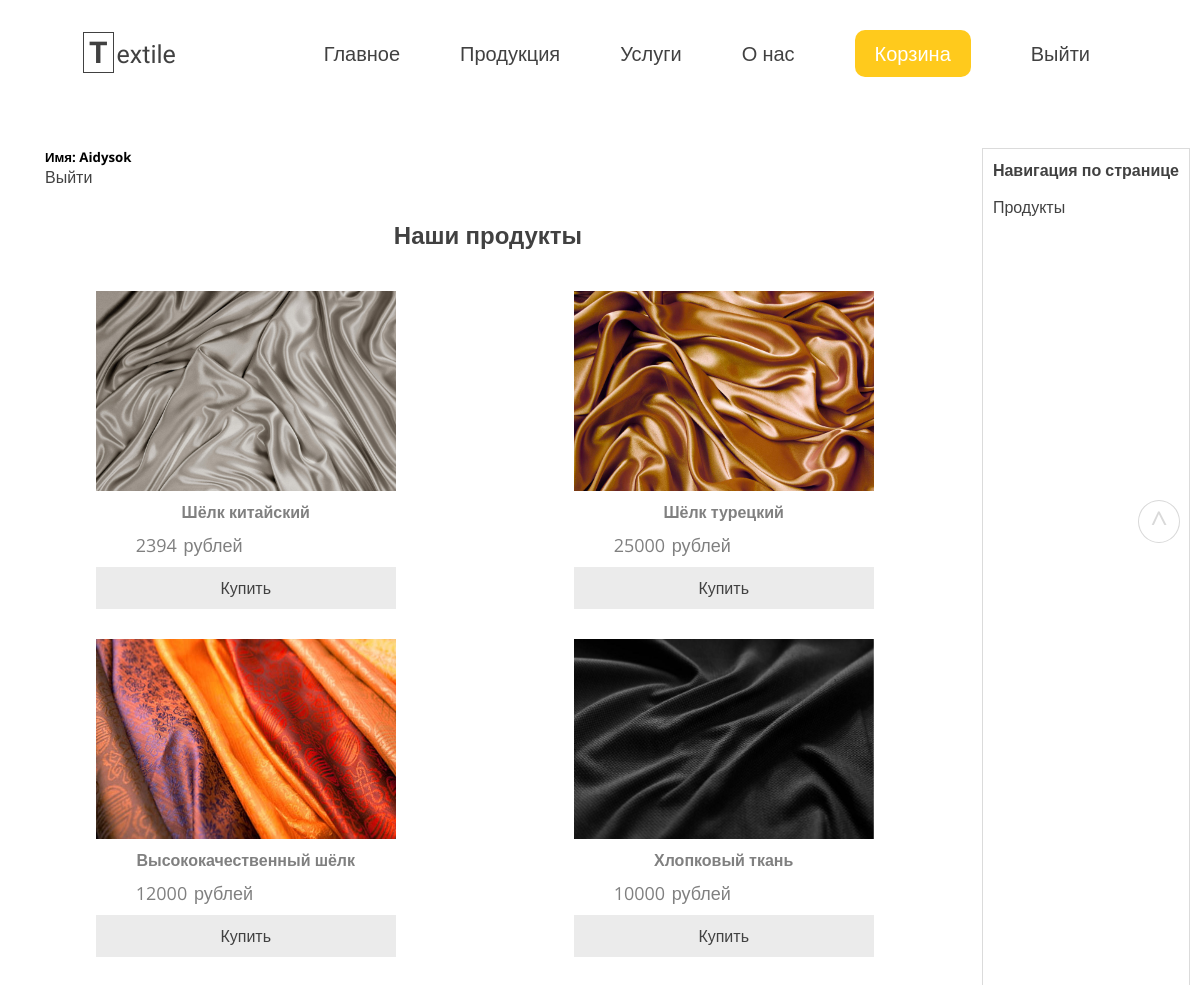
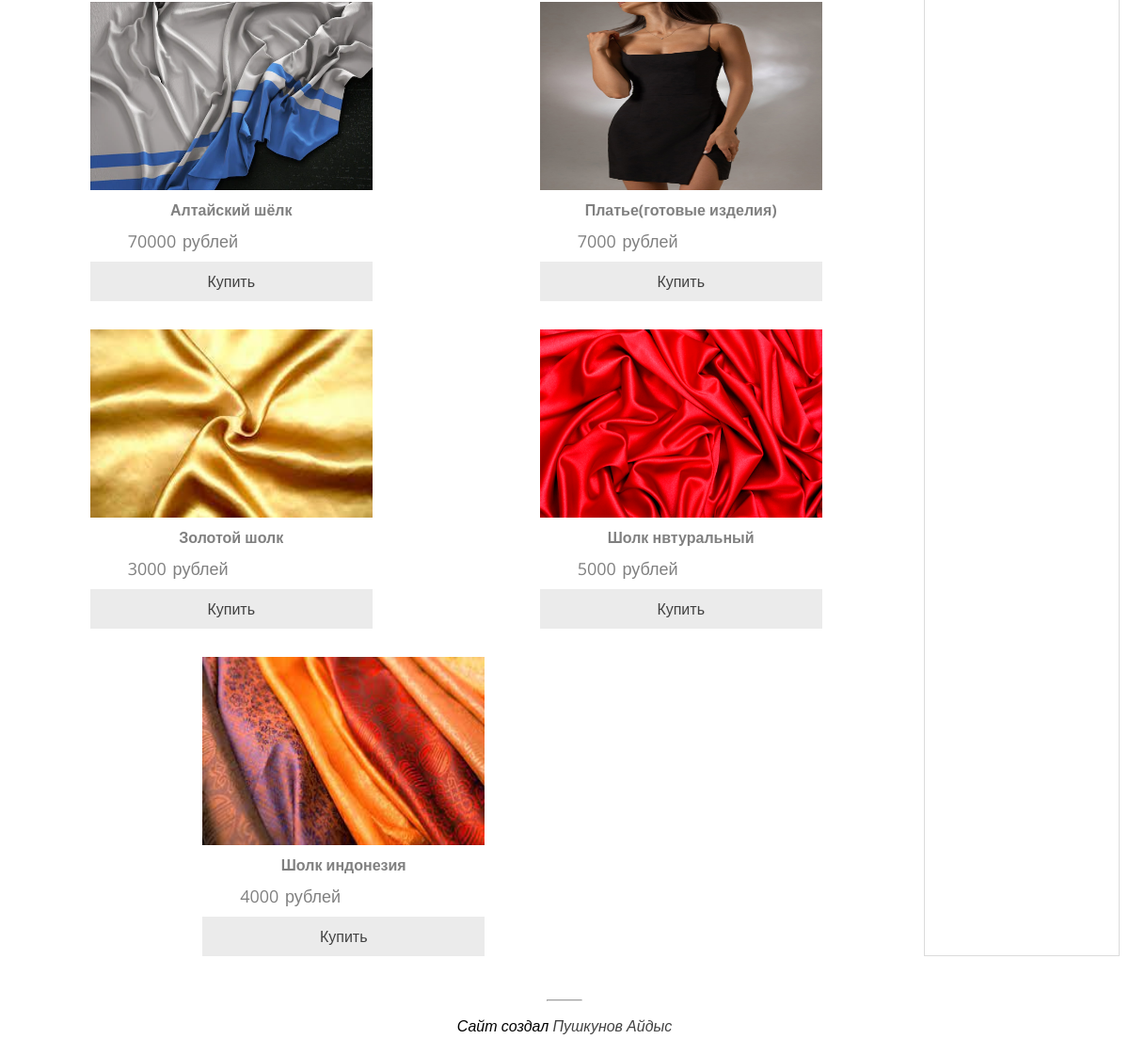
Page /site-pages/products.php (signed in) on the committed database (2 pictures, top to bottom).
### tables this page shows
CREATE TABLE `products` (
  `id` int NOT NULL AUTO_INCREMENT,
  `image` varchar(255) DEFAULT NULL,
  `title` varchar(255) DEFAULT NULL,
  `price` varchar(255) DEFAULT NULL,
  PRIMARY KEY (`id`)
);

### site-pages/products.php (the view, shortened to what this page needs)
<?php
    include "../includes/db.php";
?>
<!DOCTYPE html>
<html lang="ru">
<head>
    <link rel="stylesheet" href="../style/style.css">
    <link rel="stylesheet" href="../style/main.css">
    <link rel="stylesheet" href="../style/navigation.css">
    <link rel="stylesheet" type="text/css" href="../style/product-block.css">
    <link rel="stylesheet" type="text/css" href="../style/profile.css">
</head>
<body>
    <div id="header" class="container">
        <header>
            <nav scrolling="no">
                <div class="menu" scrolling="no">
                    <div class="logo">
                        <a href="index.html ">
                            <div class="text">
                                <b>T</b><span>extile</span>
                            </div>
                        </a>
                    </div>
                    <div class="menu-items" scrolling="no">
                        <ul>
                            <li><a href="./profile.php">Главное</a></li>
                            <li><a href="./products.php">Продукция</a></li>
                            <li><a href="./services.php">Услуги</a></li>
                            <li><a href="./about.php">О нас</a></li>
                            <li><a href="./basket.php?productid=false&userid=false" class="basket" id="basket-user">Корзина</a></li>
                            <li><a href="./logout.php">Выйти</a></li>
                        </ul>
                    </div>
                </div>
            </nav>
        </header>
        <article>
                <div class="user-name">
                    <h5>Имя: <?php echo($_SESSION['user_name']); ?></h5>
                    <a href="./logout.php">Выйти</a>
                </div>
            <div class="content-article-products">
            <h1 id="part3">Наши продукты</h1>
            <div class="content-article">
            <?php
                $query = "SELECT * from `products`";
                $result = mysqli_query($conn, $query);
                while ($products = mysqli_fetch_assoc($result))  {
                    echo('
                        <div class="article-header-2">
                            <div class="article-text">
                                <div class="block-products">
                                    <div class="image-block-products">
                                        <img src="../includes/' . $products["image"] . '" class="image-products">
                                    </div>
                                <div class="information-products">
                                    <h4 class="title-product">' . $products["title"] . '</h4>
                                    <p class="price-product">' . $products["price"] . ' рублей</p>
                                    <a href="./basket.php?productid=' . $products["id"] . '&userid=' . $_SESSION['user_id'] . '"><div  class="button-buy">Купить</div></a>
                                </div>
                            </div>
                        </div>
                    </div>
                    ');
                    echo "<br>";
                }
            ?>
            </div>
            </div>
        </article>
        <aside class="sidebar-right">
            <h4>Навигация по странице</h4>
            <p><a href="#part3">Продукты</a></p>
        </aside>
        <footer>
            <div class="author">
                <hr>
                <i>Сайт создал <a href="mailto:MyWayInProgramming@gmail.com">Пушкунов Айдыс</a></i>
            </div>
        </footer>
    </div>
    <a href="#header"><div class="button-top">^</div></a>
</body>
</html>

### style/style.css (style rules this page uses)
* { margin: 0; padding: 0; }
html { scroll-behavior: smooth; }
body { font-family: 'Open Sans', sans-serif; }
a { transition: .3s; text-decoration: none; color: rgb(65, 65, 65); }
p { word-spacing: 2px; }
.menu { margin-top: 25px; display: flex; justify-content: space-between; padding: 10px; }
.menu-items { margin-right: 70px; transition: .4s; }
.menu-items ul { display: flex; }
.menu-items ul li { list-style: none; margin: 5px 30px; font-size: 20px; }
.menu-items ul li a { padding-top: 10px; text-decoration: none; color: rgb(65, 65, 65); transition: .3s; }
#basket-user { color: white; }
.logo { cursor: pointer; margin-left: 70px; }
.logo a { text-decoration: none; }
.text { color: rgb(65, 65, 65); font-size: 25px; font-family: 'Montserrat Alternates', sans-serif; }
.text b { font-size: 30px; border: 1px solid rgb(65, 65, 65); ; padding: 2px 5px; margin: 3px; color: rgb(65, 65, 65); }
.container { display: grid; grid-template-columns: auto auto; grid-template-rows: repeat(3); grid-gap: 1em; grid-template-areas: "header header header" "article article sidebar-R" "footer footer footer"; margin: 0 auto; width: 100%; max-width: 2000px; overflow: hidden; }
header { grid-area: header; margin-bottom: 50px; }
article { grid-area: article; margin-left: 10px; }
.sidebar-right { grid-area: sidebar-R; border: 1px solid rgb(219, 219, 219); margin-right: 10px; }
footer { grid-area: footer; text-align: center; margin-top: 10px; }
footer hr { color: rgb(65, 65, 65); width: 3%; margin: 15px auto; }
footer .author { margin: 20px auto; }
footer .author a { color: rgb(65, 65, 65); text-decoration: none; }
.button-top { opacity: .2; position: fixed; top: 500px; right: 20px; text-align: center; width: 40px; font-size: 30px; border: 1px solid rgb(65, 65, 65); border-radius: 50%; z-index: 1000; }
.article-text { margin-left: 35px; }

### style/main.css (style rules this page uses)
.article-header-2 { display: flex; margin-top: 30px; }
.article-header-2 p { margin: 10px 40px; text-align: justify; font-size: 18px; }

### style/navigation.css (style rules this page uses)
.sidebar-right { word-wrap: wrap; text-align: left; color: rgb(65, 65, 65); padding: 10px ; }
.sidebar-right h4 { cursor: pointer; margin-bottom: 15px; }

### style/product-block.css (style rules this page uses)
* { margin: 0; padding: 0; }
#part3 { margin-top: 30px; }
.image-block-products { cursor: pointer; background-color: rgb(235, 235, 235); width: 300px; height: 200px; overflow: hidden; transition: 0.3s; }
.image-block-products img { width: 100%; height: 100%; transition: 0.3s; }
.content-article-products h1 { text-align: center; color: rgba(65, 65, 65); margin-bottom: 10px; word-wrap: wrap; }
.content-article { display: flex; justify-content: space-around; flex-wrap: wrap; }
.block-products { border-radius: 10px; margin-left: 20px; }
.image-products { width: 300px; }
.title-product { width: 300px; margin-top: 10px; text-align: center; color: gray; word-wrap: wrap; }
.price-product { text-align: center; color: gray; }
.button-buy { cursor: pointer; text-align: center; padding: 10px 120px; background-color: rgb(235, 235, 235); transition: .5s; }

### style/profile.css (style rules this page uses)
.user-name { margin-left: 35px; }
.basket { background-color: rgb(255, 202, 28); color: white; border-radius: 10px; padding: 10px 20px; }

### rows in the picture
products: image (picture), title "Шёлк китайский", price "2394"
products: image (picture), title "Шёлк турецкий", price "25000"
products: image (picture), title "Высококачественный шёлк", price "12000"
products: image (picture), title "Хлопковый ткань", price "10000"
products: image (picture), title "Алтайский шёлк", price "70000"
products: image (picture), title "Платье(готовые изделия)", price "7000"
products: image (picture), title "Золотой шолк", price "3000"
products: image (picture), title "Шолк нвтуральный", price "5000"
products: image (picture), title "Шолк индонезия", price "4000"

### other values in the picture
$_SESSION['user_name'] "Aidysok"
